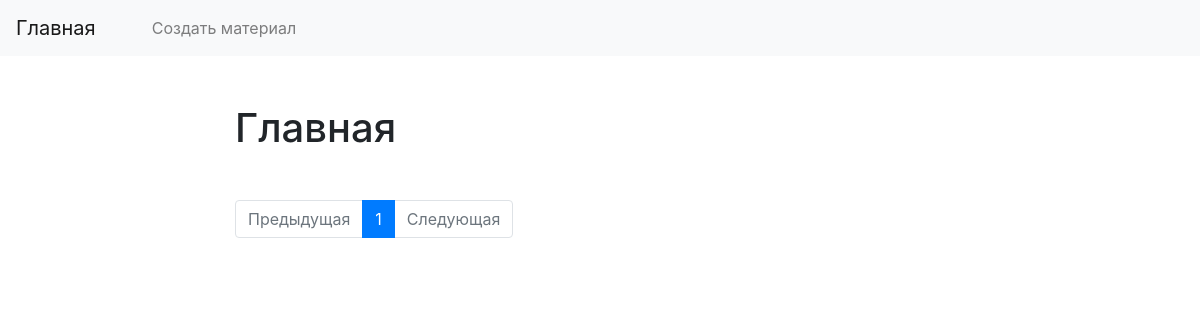
Page /kanobu/ on the earlier database version.
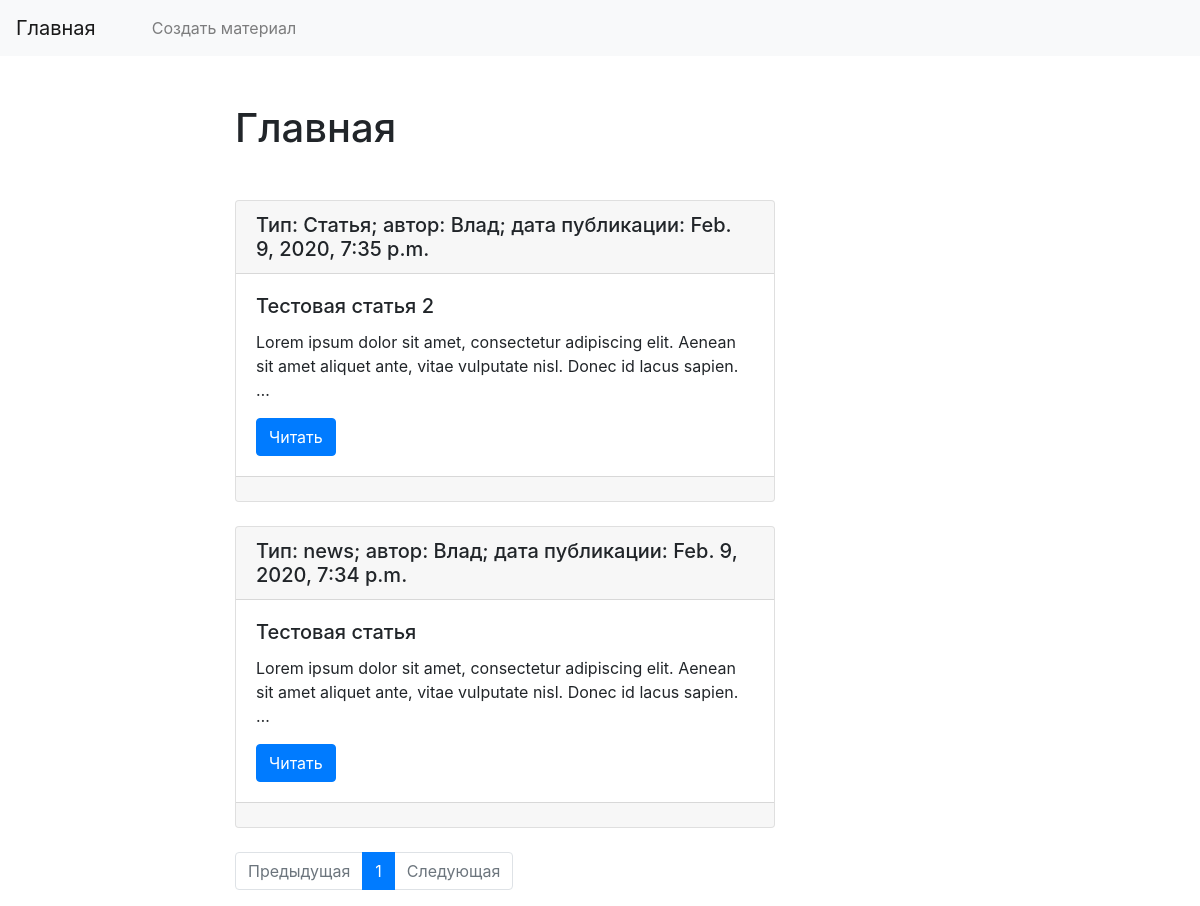
Same page on the later database version.
### materials/models.py (models this page shows)
class Material(models.Model):
    TYPES = [("Новость", "Новость"), ("Статья", "Статья")]
    title = models.CharField(max_length=150, db_index=True, verbose_name="Заголовок")
    material_type = models.CharField(
        max_length=7, choices=TYPES, verbose_name="Тип материала"
    )
    body = models.TextField(blank=True, db_index=True, verbose_name="Текст новости")
    date_create = models.DateTimeField(auto_now_add=True, verbose_name="Дата создания")
    date_pub = models.DateTimeField(auto_now=True, verbose_name="Дата публикации")
    author = models.CharField(max_length=20, db_index=True, verbose_name="Автор")
    votes = GenericRelation(LikeDislike, related_query_name="материалы")
    def get_absolute_url(self):
        return reverse("material_detail_url", kwargs={"pk": self.pk})
    class Meta:
        ordering = ["-date_pub"]

### materials/views.py (the view)
# urls.py: path("", materials_list, name="materials_list_url"),
def materials_list(request):
    materials = Material.objects.all()
    paginator = Paginator(materials, 2)
    page_number = request.GET.get("page", 1)
    page = paginator.get_page(page_number)
    is_paginated = page.has_other_pages()
    if page.has_previous():
        prev_url = "?page={}".format(page.previous_page_number())
    else:
        prev_url = ""
    if page.has_next():
        next_url = "?page={}".format(page.next_page_number())
    else:
        next_url = ""
    name = "Главная"
    context = {
        "page_object": page,
        "is_paginated": is_paginated,
        "prev_url": prev_url,
        "next_url": next_url,
        "name": name,
    }
    return render(request, "materials/materials_list.html", context=context,)

### materials/templates/materials/materials_list.html (shortened to what this page needs)
{% extends 'materials/base.html' %}
{% block content %}
<h1 class="mb-5">{{ name }}</h1>
    {% for material in page_object.object_list %}
        <div class="card mb-4">
          <h5 class="card-header">Тип: {{ material.material_type }}; автор: {{ material.author }}; дата публикации: {{ material.date_pub }}</h5>
          <div class="card-body">
            <h5 class="card-title">{{ material.title }}</h5>
            <p class="card-text">{{ material.body|truncatewords:20 }}</p>
            <a href="{{ material.get_absolute_url }}" class="btn btn-primary">Читать</a>
          </div>
          <div class="card-footer text-muted">
          </div>
        </div>
    {% endfor %}
{% endblock %}

Differences in the rows shown:
added Material: material_type "Статья", author "Влад", date_pub "Feb. 9, 2020, 7:35 p.m.", title "Тестовая статья 2", body "Lorem ipsum dolor sit amet, consectetur adipiscing elit. Aenean sit amet aliquet ante, vitae vulputate nisl. Donec id lacus sapien. …"
added Material: material_type "news", author "Влад", date_pub "Feb. 9, 2020, 7:34 p.m.", title "Тестовая статья", body "Lorem ipsum dolor sit amet, consectetur adipiscing elit. Aenean sit amet aliquet ante, vitae vulputate nisl. Donec id lacus sapien. …"
